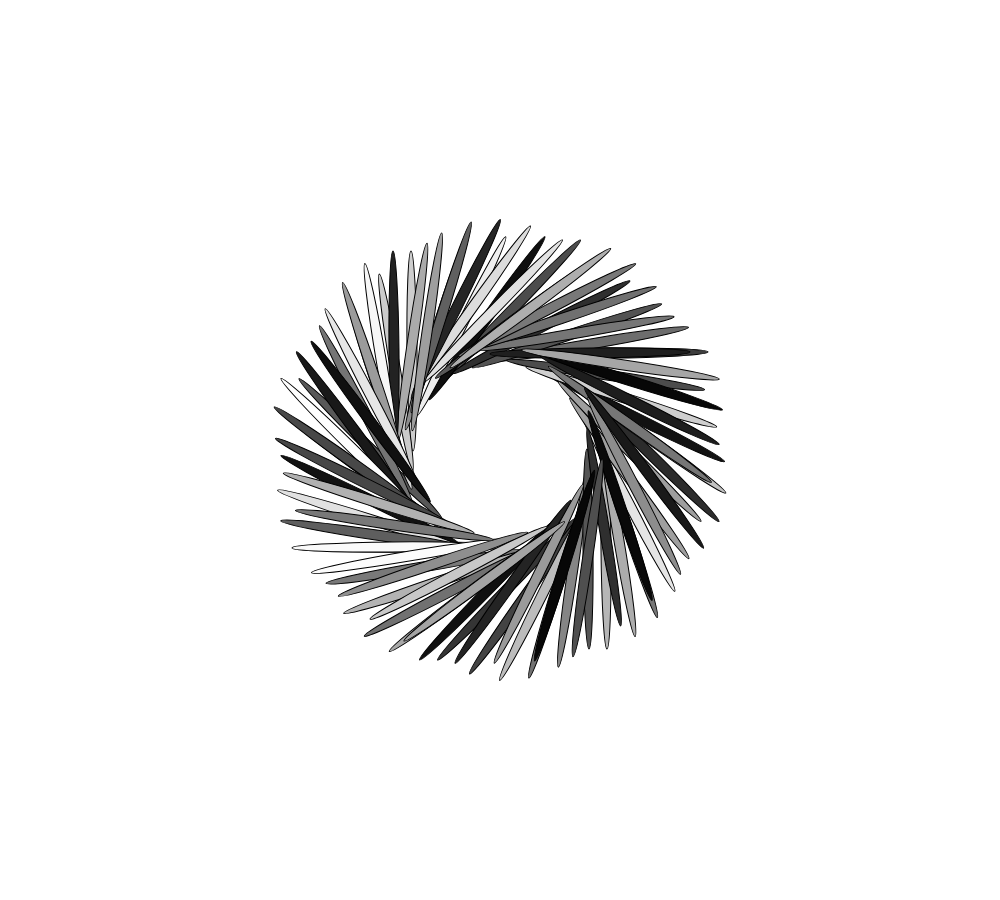
Frame 1 (no input)
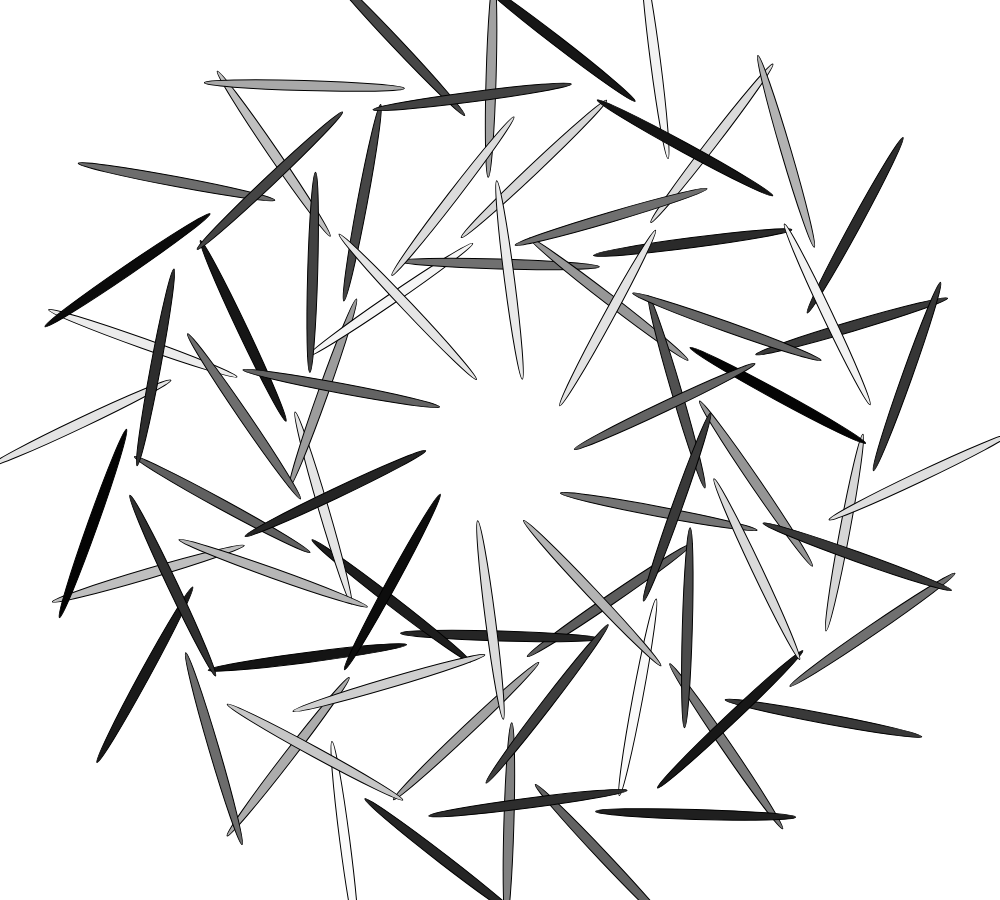
Frame 60 (no input)
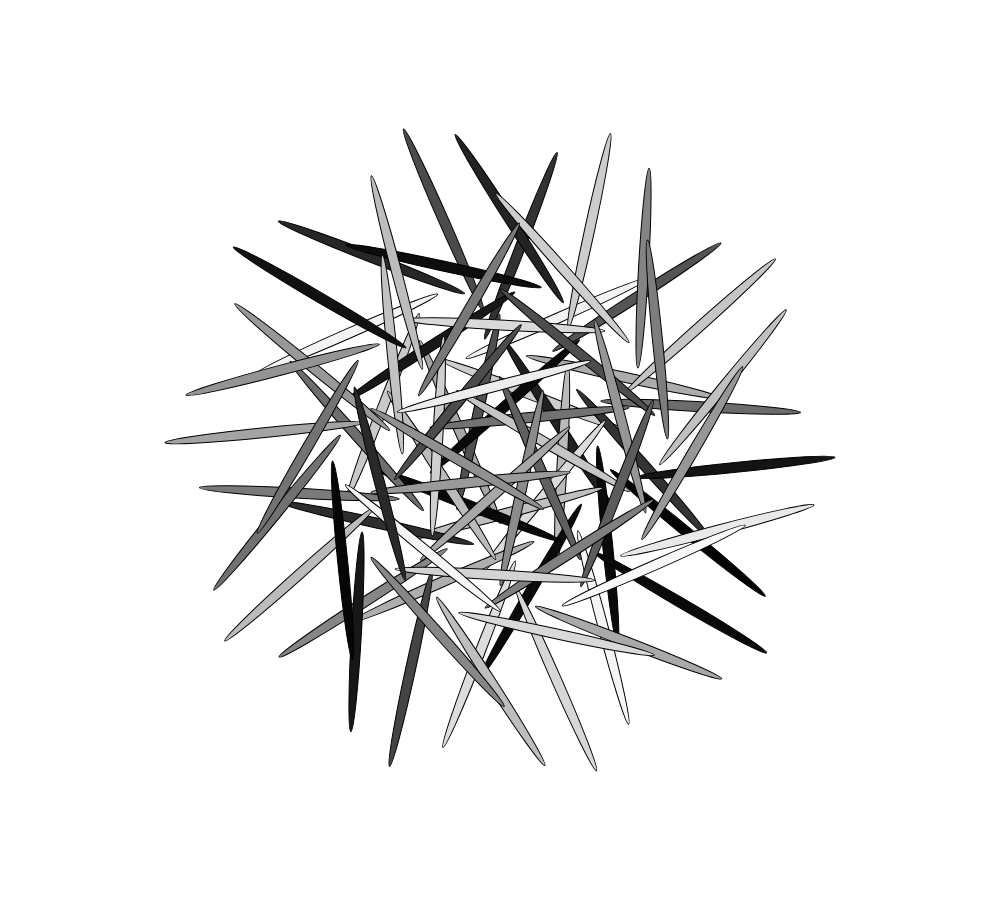
Frame 120 (the mouse pressed at the canvas centre since frame 60)

The p5.js sketch that drew these frames (run headless with seeded random() and noise() and a simulated clock; from frame 60 on, the mouse is pressed at the canvas centre):

// p5.js sketch
// ── sketch.js
var n, m;

function setup() {
  createCanvas(1000, 900);
  
  n = 10;
  m = 8;
}

function draw() {
  background(255);
  fill(0, 50);

  translate(width/2, height/2);
  for (var i=0; i<n; i++) {
    var angle = map(i, 0, n, 0, TWO_PI);
    var t1 = map(sin(0.03*frameCount), -1, 1, -300, 300);
    push();
    rotate(angle + 0.01*frameCount);
    translate(t1, 0);
    for (var j=0; j<m; j++) {
      var angle2 = map(j, 0, m, 0, TWO_PI);
      var t2 = map(sin(-0.02*frameCount), -1, 1, -200, 200);
      var w = map(sin(0.01*frameCount), -1, 1, -100, 100);
      var h = map(sin(0.01*frameCount), -1, 1, -100, 100);
      push();
      rotate(angle2 - 0.02*frameCount);
      translate(t2, 0);
      chakraBlade();
      pop();
    }
    pop();
  }
}

// Assignment code

function chakraBlade() {
  fill(random(255));
  ellipse(100, 100, 10, 200);
  
}  
